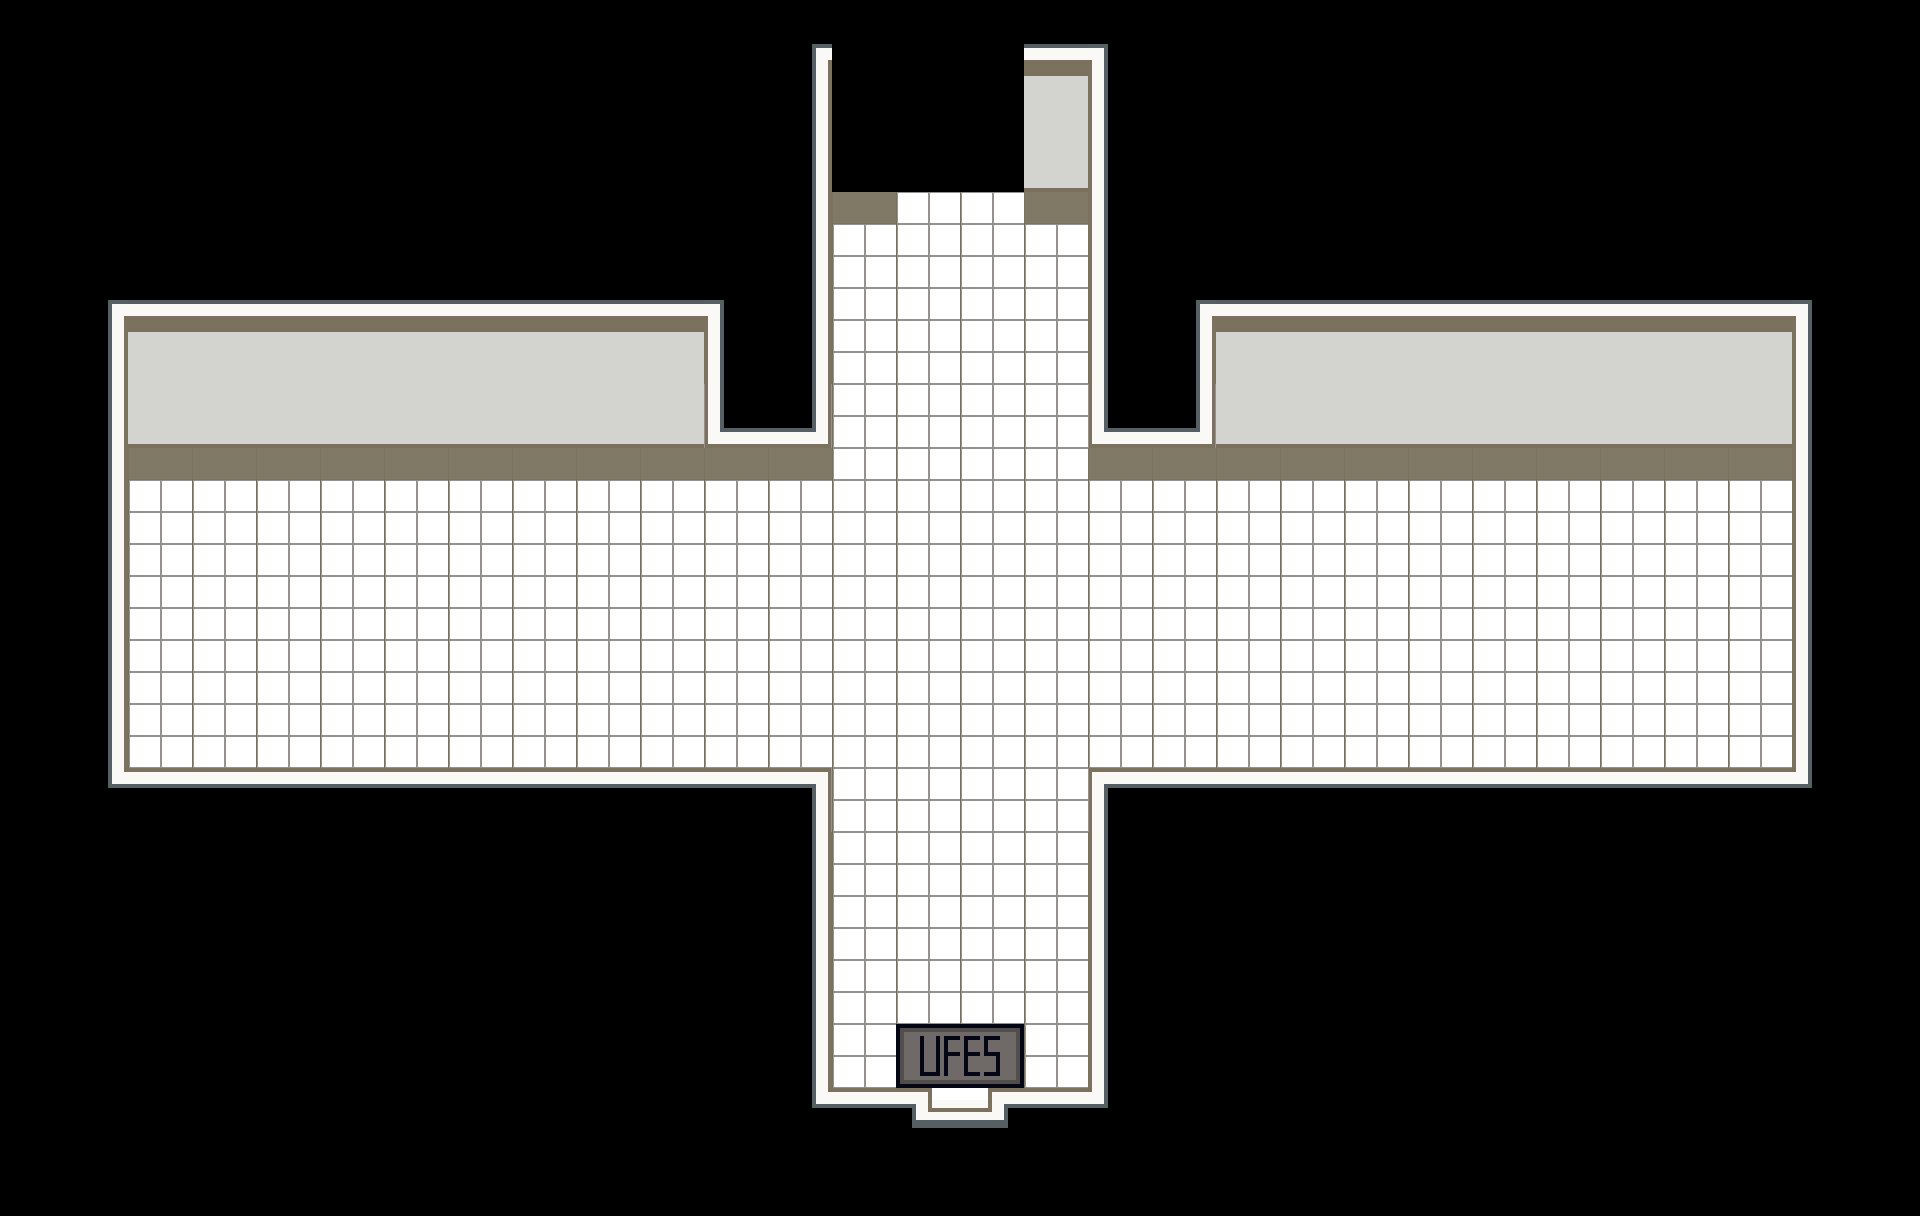

A 2D game scene composited from a Tiled map and its tileset images. What follows is a short description and the map's XML, with each tile layer's data collapsed to a summary:
An orthogonal 30x19 tile map with 64x64 px tiles, 1 tile layer (Terrain), 4 tilesets and 27 objects (2x Player).

<map version="1.10" tiledversion="1.11.0" orientation="orthogonal" renderorder="right-down" width="30" height="19" tilewidth="64" tileheight="64" infinite="0" nextlayerid="7" nextobjectid="118">
 <tileset firstgid="1" name="chao_ct" tilewidth="64" tileheight="64" tilecount="80" columns="10">
  <image source="../tilesets/israel-collection/chao_ct.png" width="640" height="512" />
 </tileset>
 <tileset firstgid="81" name="objects" tilewidth="128" tileheight="320" tilecount="14" columns="0">
  <grid orientation="orthogonal" width="1" height="1" />
  <tile id="0">
   <image source="../tilesets/israel-collection/porta.png" width="87" height="104" />
  </tile>
  <tile id="4">
   <image source="../tilesets/israel-collection/porta2.png" width="87" height="104" />
  </tile>
  <tile id="7">
   <image source="../tilesets/israel-collection/placa_vitor.png" width="80" height="12" />
  </tile>
  <tile id="8">
   <image source="../tilesets/israel-collection/placa_patricia.png" width="100" height="12" />
  </tile>
  <tile id="9">
   <image source="../tilesets/israel-collection/placa_monalessa.png" width="100" height="12" />
  </tile>
  <tile id="10">
   <image source="../tilesets/objects/grass.png" width="64" height="64" />
  </tile>
  <tile id="11">
   <image source="../tilesets/objects/palm_small.png" width="64" height="128" />
  </tile>
  <tile id="12">
   <image source="../tilesets/objects/grassrock1.png" width="60" height="60" />
  </tile>
  <tile id="13">
   <image source="../tilesets/objects/grassrock2.png" width="56" height="60" />
  </tile>
  <tile id="14">
   <image source="../tilesets/objects/green_tree_bushy.png" width="128" height="192" />
  </tile>
  <tile id="20">
   <image source="../tilesets/israel-collection/porta_grande.png" width="126" height="159" />
  </tile>
  <tile id="21">
   <image source="../tilesets/israel-collection/amaes_heart.png" width="100" height="80" />
  </tile>
  <tile id="24">
   <image source="../tilesets/israel-collection/escada_left.png" width="120" height="320" />
  </tile>
  <tile id="25">
   <image source="../tilesets/israel-collection/escada_right.png" width="120" height="320" />
  </tile>
 </tileset>
 <tileset firstgid="107" name="world" tilewidth="64" tileheight="64" tilecount="210" columns="10">
  <image source="../../graphics/tilesets/world.png" width="640" height="1344" />
 </tileset>
 <tileset firstgid="317" name="objects" tilewidth="569" tileheight="472" tilecount="22" columns="0">
  <grid orientation="orthogonal" width="1" height="1" />
  <tile id="15">
   <image source="../tilesets/objects/grass.png" width="64" height="64" />
  </tile>
  <tile id="16">
   <image source="../tilesets/objects/grassrock1.png" width="60" height="60" />
  </tile>
  <tile id="17">
   <image source="../tilesets/objects/grassrock2.png" width="56" height="60" />
  </tile>
  <tile id="18">
   <image source="../tilesets/objects/green_tree.png" width="128" height="192" />
  </tile>
  <tile id="19">
   <image source="../tilesets/objects/green_tree_bushy.png" width="128" height="192" />
  </tile>
  <tile id="20">
   <image source="../tilesets/objects/green_tree_small.png" width="64" height="128" />
  </tile>
  <tile id="21">
   <image source="../tilesets/objects/house_large.png" width="448" height="448" />
  </tile>
  <tile id="22">
   <image source="../tilesets/objects/house_large_alt.png" width="448" height="448" />
  </tile>
  <tile id="23">
   <image source="../tilesets/objects/house_small.png" width="320" height="320" />
  </tile>
  <tile id="24">
   <image source="../tilesets/objects/house_small_alt.png" width="320" height="320" />
  </tile>
  <tile id="25">
   <image source="../tilesets/objects/icerock1.png" width="60" height="60" />
  </tile>
  <tile id="26">
   <image source="../tilesets/objects/icerock2.png" width="56" height="60" />
  </tile>
  <tile id="30">
   <image source="../tilesets/objects/palm.png" width="128" height="192" />
  </tile>
  <tile id="31">
   <image source="../tilesets/objects/palm_alt.png" width="128" height="192" />
  </tile>
  <tile id="32">
   <image source="../tilesets/objects/palm_small.png" width="64" height="128" />
  </tile>
  <tile id="36">
   <image source="../tilesets/objects/sand.png" width="64" height="64" />
  </tile>
  <tile id="37">
   <image source="../tilesets/objects/sandrock1.png" width="60" height="60" />
  </tile>
  <tile id="38">
   <image source="../tilesets/objects/sandrock2.png" width="56" height="60" />
  </tile>
  <tile id="41">
   <image source="../tilesets/israel-collection/onibus_gv.png" width="569" height="252" />
  </tile>
  <tile id="44">
   <image source="../tilesets/israel-collection/predio.png" width="449" height="472" />
  </tile>
  <tile id="45">
   <image source="../tilesets/israel-collection/grade.png" width="128" height="128" />
  </tile>
  <tile id="47">
   <image source="../tilesets/israel-collection/cone.png" width="38" height="50" />
  </tile>
 </tileset>
 <layer id="1" name="Terrain" width="30" height="19">
  <data>[570 cells, 300 non-empty, 26 distinct tile ids]</data>
 </layer>
 <objectgroup id="3" name="Objects">
  <object id="73" gid="85" x="1280.45" y="480" width="87" height="104" />
  <object id="74" gid="85" x="553" y="481" width="87" height="104" />
  <object id="75" gid="85" x="193" y="482.5" width="87" height="104" />
  <object id="76" gid="85" x="1645" y="480.667" width="87" height="104" />
  <object id="89" gid="106" x="829.333" y="415.333" width="120" height="320" />
  <object id="90" gid="105" x="905.333" y="415.333" width="120" height="320" />
  <object id="109" gid="364" x="834" y="425" width="38" height="50" />
  <object id="111" gid="364" x="872" y="425" width="38" height="50" />
  <object id="114" gid="364" x="909.5" y="425.125" width="38" height="50" />
  <object id="115" gid="364" x="947.5" y="425.125" width="38" height="50" />
  <object id="116" gid="364" x="985" y="425" width="38" height="50" />
 </objectgroup>
 <objectgroup id="4" name="Collisions">
  <object id="93" x="131.25" y="736.833" width="679.5" height="17.3333" />
  <object id="94" x="1117.92" y="735.333" width="677.833" height="17.3333" />
  <object id="95" x="808" y="753" width="25" height="354.5" />
  <object id="97" x="832.5" y="1086" width="64" height="22" />
  <object id="98" x="1023.5" y="1088.5" width="83.5" height="18" />
  <object id="100" x="1094" y="751.75" width="25" height="354.5" />
  <object id="101" x="1797.5" y="306.083" width="25" height="447.833" />
  <object id="102" x="103.5" y="310.084" width="25" height="447.833" />
  <object id="103" x="101" y="412.583" width="716.667" height="15.5" />
  <object id="104" x="1104.33" y="412.583" width="716.667" height="15.5" />
  <object id="105" x="821.333" y="72.6667" width="268" height="64" />
  <object id="107" x="1094" y="76.6667" width="31.3333" height="354.667" />
 </objectgroup>
 <objectgroup id="6" name="Dialogs" />
 <objectgroup id="2" name="Entities">
  <object id="78" name="Player" x="959.667" y="1023.33">
   <properties>
    <property name="character_id" value="player" />
    <property name="direction" value="up" />
    <property name="pos" value="ufes" />
   </properties>
   <point />
  </object>
  <object id="82" name="Player" x="1325" y="515">
   <properties>
    <property name="character_id" value="player" />
    <property name="direction" value="down" />
    <property name="pos" value="labgrad" />
   </properties>
   <point />
  </object>
 </objectgroup>
 <objectgroup id="5" name="Transitions">
  <object id="80" x="929.894" y="1099.92" width="63.6667" height="8.3333">
   <properties>
    <property name="dest" value="ufes" />
    <property name="src" value="ct9" />
   </properties>
  </object>
  <object id="81" x="1293.17" y="464.833" width="63.6667" height="8.3333">
   <properties>
    <property name="dest" value="labgrad" />
    <property name="src" value="ct9" />
   </properties>
  </object>
 </objectgroup>
</map>
